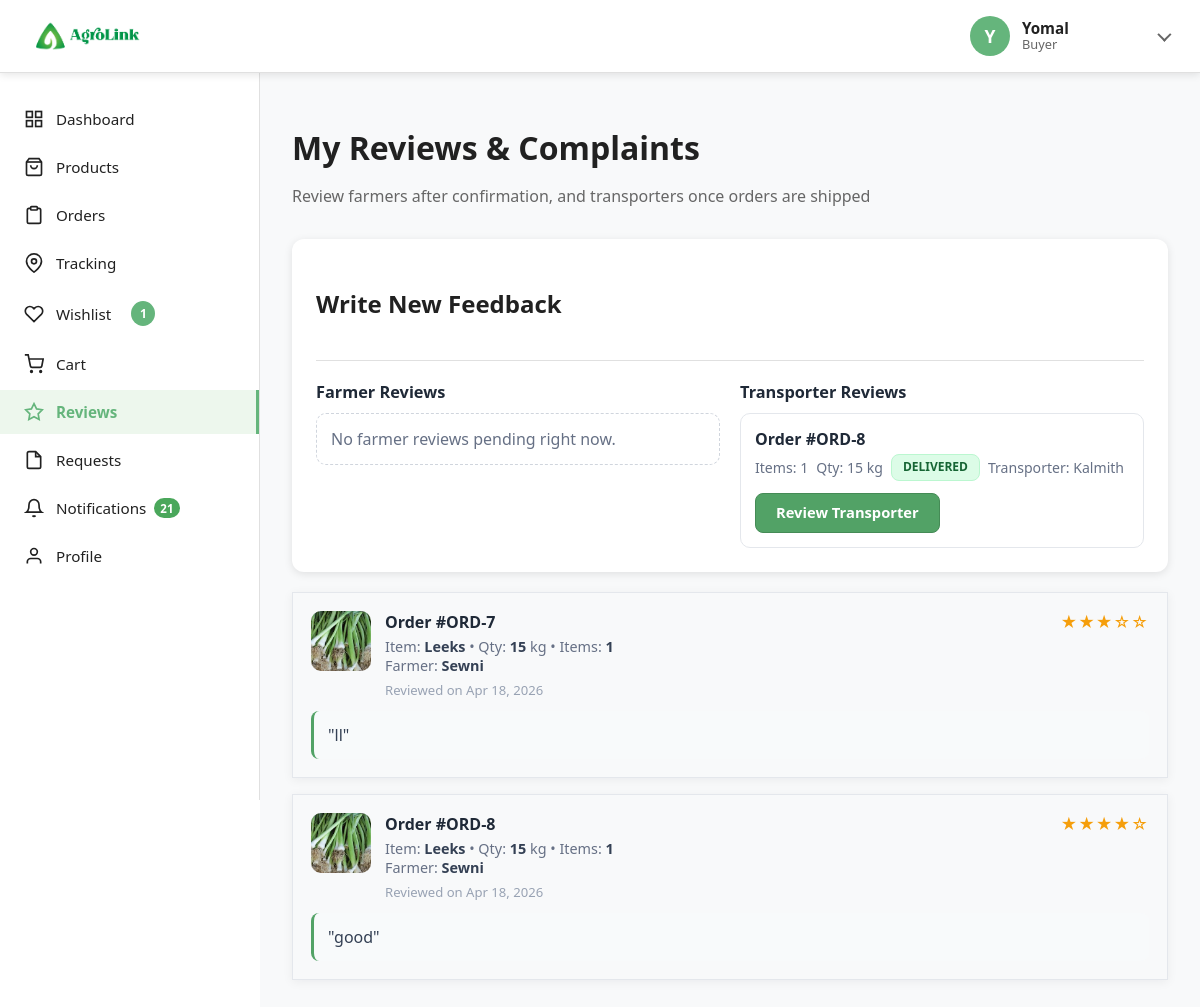
The app's page /buyerreviews (signed in) with its own data.
### tables this page shows
CREATE TABLE `orders` (
  `id` int(11) NOT NULL,
  `buyer_id` int(11) NOT NULL,
  `total_amount` decimal(10,2) NOT NULL COMMENT 'Product total before shipping',
  `shipping_cost` decimal(10,2) NOT NULL DEFAULT 0.00,
  `order_total` decimal(10,2) NOT NULL COMMENT 'Total including shipping',
  `payment_status` enum('pending','paid','failed') NOT NULL DEFAULT 'pending',
  `total_weight_kg` decimal(10,2) NOT NULL DEFAULT 0.00 COMMENT 'Total weight of all items in kg',
  `delivery_address` text NOT NULL,
  `delivery_city` varchar(100) NOT NULL,
  `delivery_district_id` int(11) DEFAULT NULL,
  `delivery_town_id` int(11) DEFAULT NULL,
  `delivery_phone` varchar(20) NOT NULL,
  `status` enum('pending_payment','pending','confirmed','processing','shipped','delivered','cancelled') DEFAULT 'pending_payment',
  `created_at` timestamp NOT NULL DEFAULT current_timestamp(),
  `updated_at` timestamp NOT NULL DEFAULT current_timestamp() ON UPDATE current_timestamp()
);

CREATE TABLE `reviews` (
  `id` int(11) NOT NULL,
  `order_id` int(11) NOT NULL,
  `product_id` int(11) NOT NULL,
  `buyer_id` int(11) NOT NULL,
  `farmer_id` int(11) NOT NULL,
  `rating` tinyint(4) NOT NULL CHECK (`rating` >= 1 and `rating` <= 5),
  `comment` text NOT NULL,
  `reply` text DEFAULT NULL,
  `replied_at` timestamp NULL DEFAULT NULL,
  `status` enum('active','hidden','flagged') NOT NULL DEFAULT 'active',
  `created_at` timestamp NOT NULL DEFAULT current_timestamp(),
  `updated_at` timestamp NOT NULL DEFAULT current_timestamp() ON UPDATE current_timestamp()
);

CREATE TABLE `products` (
  `id` int(11) NOT NULL,
  `farmer_id` int(11) NOT NULL,
  `name` varchar(255) NOT NULL,
  `product_master_id` int(11) DEFAULT NULL,
  `price` decimal(10,2) NOT NULL,
  `quantity` int(11) NOT NULL,
  `description` text DEFAULT NULL,
  `district_id` int(11) DEFAULT NULL,
  `town_id` int(11) DEFAULT NULL,
  `image` varchar(255) DEFAULT NULL,
  `location` varchar(100) DEFAULT NULL,
  `category` varchar(50) NOT NULL DEFAULT 'other',
  `listing_date` date NOT NULL DEFAULT curdate(),
  `created_at` timestamp NOT NULL DEFAULT current_timestamp(),
  `updated_at` timestamp NOT NULL DEFAULT current_timestamp() ON UPDATE current_timestamp()
);

CREATE TABLE `users` (
  `id` int(11) NOT NULL,
  `name` varchar(255) NOT NULL,
  `email` varchar(255) NOT NULL,
  `password` varchar(255) NOT NULL,
  `password_updated_at` timestamp NULL DEFAULT NULL,
  `role` varchar(255) NOT NULL,
  `status` enum('active','inactive') DEFAULT 'active',
  `verification_status` enum('not_required','pending','approved','rejected') DEFAULT 'not_required',
  `deactivated_at` timestamp NULL DEFAULT NULL,
  `deactivation_reason` varchar(500) DEFAULT NULL,
  `created_at` timestamp NOT NULL DEFAULT current_timestamp(),
  `updated_at` timestamp NOT NULL DEFAULT current_timestamp() ON UPDATE current_timestamp()
);

### app/views/buyer/reviews.view.php (the view, shortened to what the rows shown need)
<div class="buyer-reviews-page">
    <div class="content-header">
        <h1 class="content-title">My Reviews & Complaints</h1>
    </div>
    <div class="content-card buyer-feedback-composer-card">
        <div class="card-content">
            <div class="buyer-feedback-sections">
                <div>
                    <?php if (empty($reviewableTransporters ?? [])): ?>
                        <div class="buyer-feedback-empty">
                            No transporter reviews pending right now.
                        </div>
                    <?php else: ?>
                        <div class="buyer-feedback-pending-list">
                            <?php foreach (($reviewableTransporters ?? []) as $item): ?>
                                <?php $orderStatusClass = strtolower((string)($item->order_status ?? 'pending')); ?>
                                <div class="buyer-feedback-pending-item">
                                    <div>
                                        <div class="buyer-feedback-pending-title">Order #ORD-<?= (int)$item->order_id ?></div>
                                        <div class="buyer-feedback-pending-meta">
                                            <span>Items: <?= (int)($item->order_item_count ?? 1) ?></span>
                                            <span>Qty: <?= htmlspecialchars(rtrim(rtrim(number_format((float)($item->order_total_quantity ?? 0), 2, '.', ''), '0'), '.')) ?> kg</span>
                                            <span class="order-status buyer-reviews-status <?= htmlspecialchars($orderStatusClass) ?>">
                                                <?= strtoupper(str_replace('_', ' ', $orderStatusClass)) ?>
                                            </span>
                                            <span>Transporter: <?= htmlspecialchars($item->transporter_name ?? 'Unknown') ?></span>
                                        </div>
                                    </div>
                                    <button
                                        class="btn btn-primary buyer-feedback-pending-action"
                                        onclick="BuyerReviews.openReviewModal('transporter', <?= (int)$item->order_id ?>, <?= (int)$item->product_id ?>, <?= (int)$item->transporter_id ?>, '<?= addslashes(htmlspecialchars($item->product_name ?? ('Order #' . (int)$item->order_id))) ?>', '<?= addslashes(htmlspecialchars($item->transporter_name ?? 'Transporter')) ?>')">
                                        Review Transporter
                                    </button>
                                </div>
                            <?php endforeach; ?>
                        </div>
                    <?php endif; ?>
                </div>
            </div>
        </div>
    </div>
    <div class="reviews-container">
        <?php if (empty($reviews)): ?>
            <div class="empty-state buyer-reviews-empty-state">
                <div class="buyer-reviews-empty-icon">📝</div>
                <h3>No Reviews Yet</h3>
                <p>Your submitted reviews and complaints will appear here.</p>
            </div>
        <?php else: ?>
            <div class="buyer-reviews-grid">
                <?php foreach ($reviews as $review): ?>
                    <?php $isComplaint = (int)$review->rating <= 2; ?>
                    <?php $displayOrderItemName = $review->order_item_name ?: $review->product_name; ?>
                    <div class="review-card buyer-review-card">
                        <div class="buyer-review-header">
                            <div class="buyer-review-main">
                                <?php if (!empty($review->product_image) && file_exists("assets/images/products/" . $review->product_image)): ?>
                                    <img
                                        src="<?= ROOT ?>/assets/images/products/<?= htmlspecialchars($review->product_image) ?>"
                                        alt="<?= htmlspecialchars($review->product_name) ?>"
                                        class="buyer-review-thumb">
                                <?php else: ?>
                                    <div class="buyer-review-placeholder">🌱</div>
                                <?php endif; ?>
                                <div>
                                    <h4 class="buyer-review-meta-title">Order #ORD-<?= (int)$review->order_id ?></h4>
                                    <p class="buyer-review-meta-sub">
                                        Item: <span><?= htmlspecialchars($displayOrderItemName) ?></span>
                                        • Qty:
                                        <span>
                                            <?php
                                            $displayQty = (float)($review->reviewed_quantity ?? 0);
                                            echo htmlspecialchars(rtrim(rtrim(number_format($displayQty, 2, '.', ''), '0'), '.'));
                                            ?>
                                        </span> kg
                                        • Items: <span><?= (int)($review->order_item_count ?? 1) ?></span>
                                    </p>
                                    <p class="buyer-review-meta-sub">
                                        <?php if (($review->target_role ?? 'farmer') === 'transporter'): ?>
                                            Transporter: <span><?= htmlspecialchars($review->target_name ?? $review->farmer_name) ?></span>
                                        <?php else: ?>
                                            Farmer: <span><?= htmlspecialchars($review->target_name ?? $review->farmer_name) ?></span>
                                        <?php endif; ?>
                                    </p>
                                    <p class="buyer-review-date">
                                        Reviewed on <?= date('M d, Y', strtotime($review->created_at)) ?>
                                    </p>
                                </div>
                            </div>
                            <div class="buyer-review-rating">
                                <div class="buyer-review-rating-stars">
                                    <?= str_repeat('★', (int)$review->rating) . str_repeat('☆', 5 - (int)$review->rating) ?>
                                </div>
                            </div>
                        </div>
                        <div class="buyer-review-comment <?= $isComplaint ? 'is-complaint' : '' ?>">
                            <p class="buyer-review-comment-text">
                                "<?= nl2br(htmlspecialchars($review->comment)) ?>"
                            </p>
                        </div>
                    </div>
                <?php endforeach; ?>
            </div>
        <?php endif; ?>
    </div>
</div>

### records on screen
orders: id "8", order_item_count "1", order_total_quantity "15", status "DELIVERED", transporter_name "Kalmith"
reviews: product.image (picture), order "7", displayOrderItemName "Leeks", displayQty "15", order_item_count "1", users.name "Sewni", created_at "Apr 18, 2026", rating "★★★", rating "☆☆", comment "ll"
reviews: product.image (picture), order "8", displayOrderItemName "Leeks", displayQty "15", order_item_count "1", users.name "Sewni", created_at "Apr 18, 2026", rating "★★★★", rating "☆", comment "good"

### other values on screen
$userRole !== '' ? $userRole : 'User' "Buyer"
$wishlistCount "1"
$notificationUnreadCount "21"
